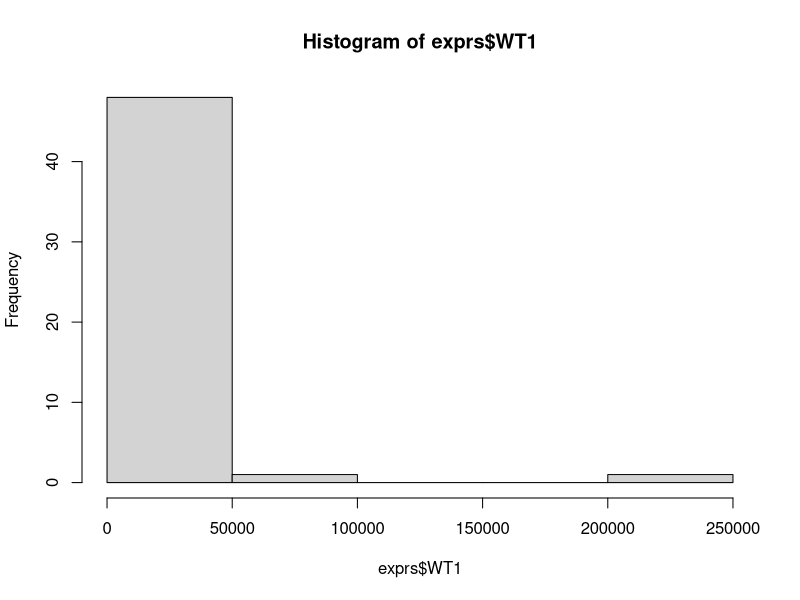
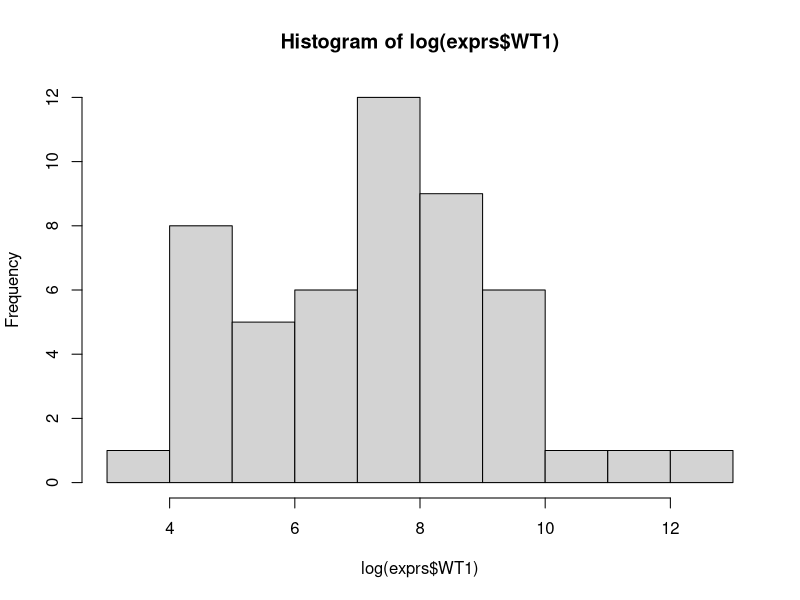
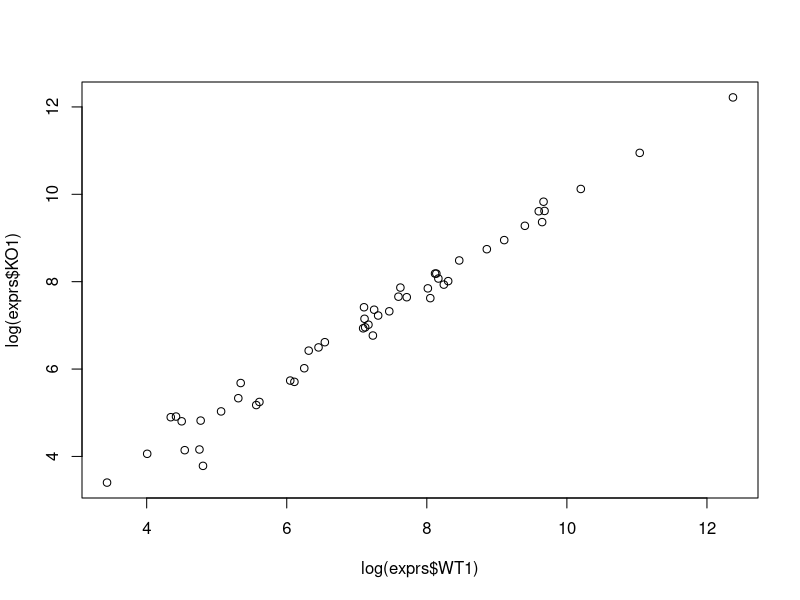
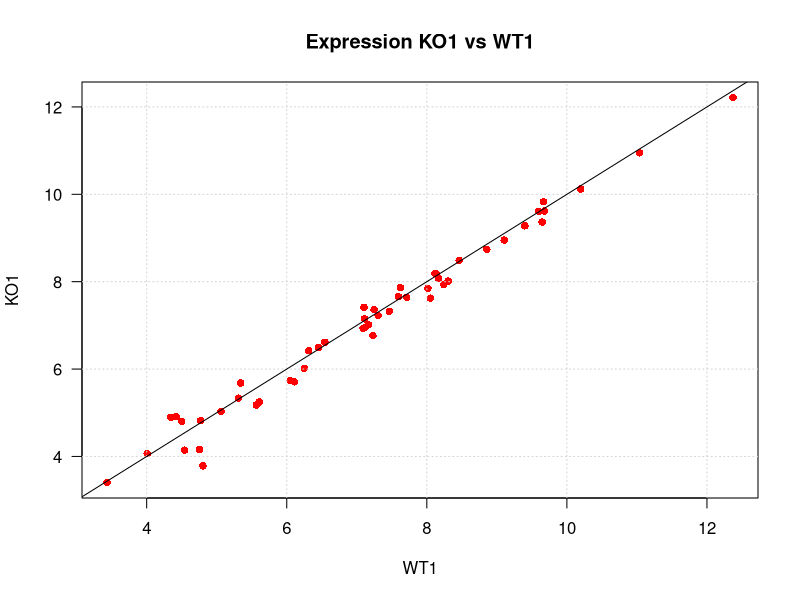
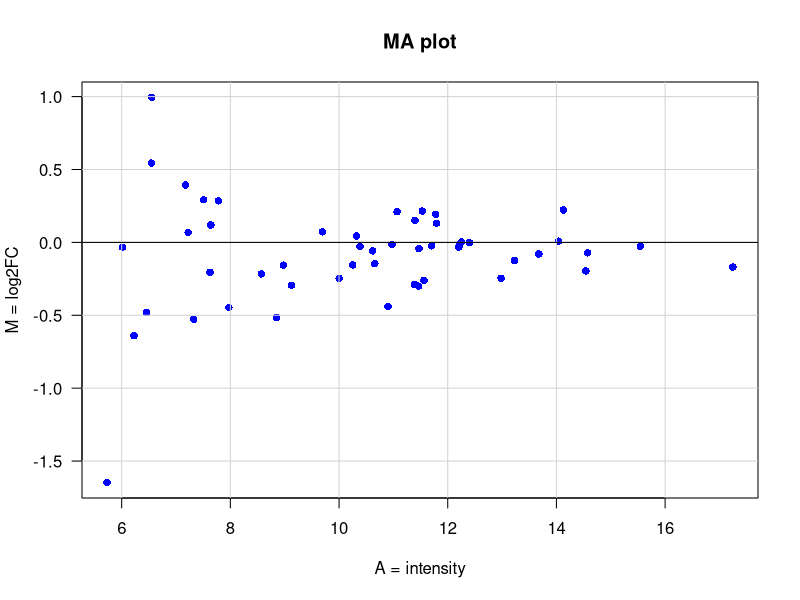
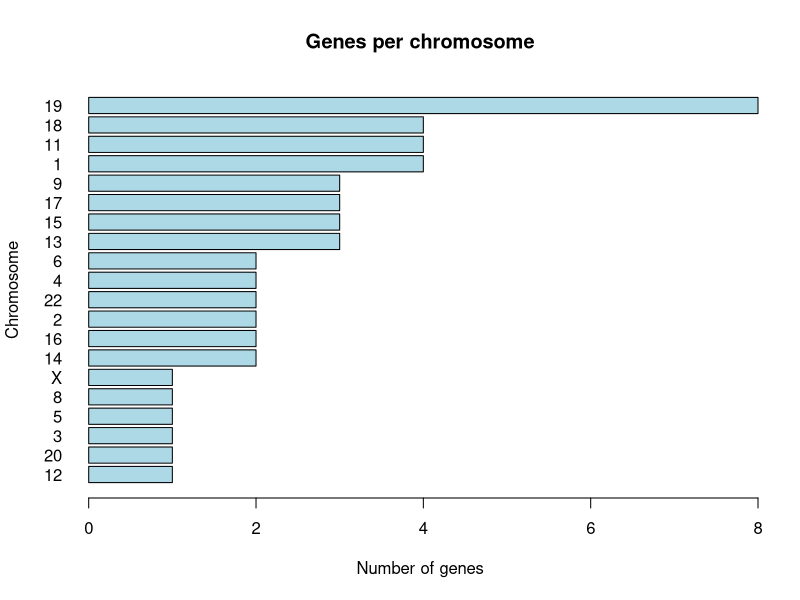

These charts were generated, in order, by the following R code:
## ---- chunk 1
library(knitr)
library(kableExtra)
# library(formattable)

options(width = 300)
# options(encoding = 'UTF-8')
knitr::opts_chunk$set(
  fig.width = 7, fig.height = 5, 
  fig.path = 'figures/07_tests_multiples',
  fig.align = "center", 
  size = "tiny", 
  echo = TRUE, eval = TRUE, 
  warning = FALSE, message = FALSE, 
  results = FALSE, comment = "")

options(scipen = 12) ## Max number of digits for non-scientific notation
# knitr::asis_output("\\footnotesize")

## ---- chunk 2
work.dir <- "~/intro_R" 
## ---- chunk 3
dir.create(work.dir, recursive = TRUE, showWarnings = FALSE)
## ---- chunk 4
setwd(work.dir)	
## ---- chunk 5
getwd()
## ---- chunk 6
list.files()
## ---- chunk 7
2 + 3
4 * 5
6 / 4
## ---- chunk 8
a <- 2      ## Assigner une valeur à une variable
print(a)    ## Afficher la valeur de la variable a
## ---- chunk 9
b <- 3      ## Assigner une valeur à une seconde variable
c <- a + b  ## Effectuer un calcul avec 2 variables
print(c)    ## Afficher le contenu de la variable c
## ---- chunk 10
a <- 7      ## Changer la valeur de a
print(c)    ## Note: le contenu de c n'est pas modifié
## ---- chunk 11
exprs <- read.table(file = "data/expression.txt", header = TRUE, sep = "\t")
## ---- chunk 12
help(read.table)
## ---- chunk 13
?read.table
## ---- chunk 14
print(exprs)
## ---- chunk 15
head(exprs)
## ---- chunk 16
head(exprs, n = 15)
## ---- chunk 17
dim(exprs)    ## Dimensions
ncol(exprs)   ## Nombre de colonnes
nrow(exprs)   ## Nombre de lignes
## ---- chunk 18
colnames(exprs)
rownames(exprs)
## ---- chunk 19
  summary(exprs)
## ---- chunk 20
exprs$WT1
## ---- chunk 21
exprs[, "WT1"]  ## Sélection de la colonne WT1
## ---- chunk 22
exprs[, c("WT1", "WT2")]
## ---- chunk 23
exprs[, 2]
exprs[, c(2, 3)]
## ---- chunk 24
hist(exprs$WT1)
## ---- chunk 25
hist(log(exprs$WT1))
## ---- chunk 26
plot(x = log(exprs$WT1), y = log(exprs$KO1))
## ---- chunk 27
plot(x = log(exprs$WT1),   ## données pour l’abscisse
     y = log(exprs$KO1),   ## données pour l’ordonnée
     main = "Expression KO1 vs WT1",  ## Titre principal
     xlab = "WT1",  ## légende de l’axe X
     ylab = "KO1",  ## légende de l’axe Y
     pch = 16,      ## caractère pour marquer les points
     las = 1,       ## écrire les échelles horizontalement
     col = "red")   ## couleur des points
grid()  ## Ajout d’une grille
abline(a = 0, b = 1)   ## Ajouter la droite X = Y (intercept a = 0, pente b = 1).
## ---- chunk 28
exprs[c(4, 11), ]
## ---- chunk 29
which(exprs$id %in% c("ENSG00000253991", "ENSG00000099958"))
## ---- chunk 30
exprs[which(exprs$id %in% c("ENSG00000253991", "ENSG00000099958")), ]
## ---- chunk 31
rowMeans(exprs[,c("WT1","WT2")])
## ---- chunk 32
exprs$meanWT <- rowMeans(exprs[,c("WT1","WT2")])
exprs$meanKO <- rowMeans(exprs[,c("KO1","KO2")])

head(exprs) ## Check the result
## ---- chunk 33
exprs$FC <- exprs$meanKO / exprs$meanWT
head(exprs) ## Check the result
## ---- chunk 34
exprs$mean <- rowMeans(exprs[,c("WT1","WT2","KO1","KO2")])
## ---- chunk 35
exprs$M <- log2(exprs$FC)
## ---- chunk 36
exprs$A <- rowMeans(log2(exprs[,c("meanWT", "meanKO")]))
## ---- chunk 37
plot(x = exprs$A, y = exprs$M, main = "MA plot", las = 1,
     col = "blue", pch = 16, xlab = "A = intensity", ylab = "M = log2FC")
grid(lty = "solid", col = "lightgray")
abline(h = 0)
## ---- chunk 38
annot <- read.table(file = "data/annotation.csv", header = TRUE, sep = ";")
dim(annot)   ## Vérifier les dimensions
head(annot)  ## Afficher quelques lignes
## ---- chunk 39
table(annot$chr)
## ---- chunk 40
barplot(sort(table(annot$chr)), horiz = TRUE, las = 1,
        main = "Genes per chromosome", ylab = "Chromosome", 
        col = "lightblue", xlab = "Number of genes")

## ---- chunk 41
exprs.annot <- merge(exprs, annot, by = "id")
head(exprs.annot)
## ---- chunk 42
exprs8 <- exprs.annot[which(exprs.annot$chr == 8),]
print(exprs8)

## ---- chunk 43
write.table(x = exprs8, file = "exprs8.txt", sep = "\t",
            row.names = TRUE, col.names = NA)
